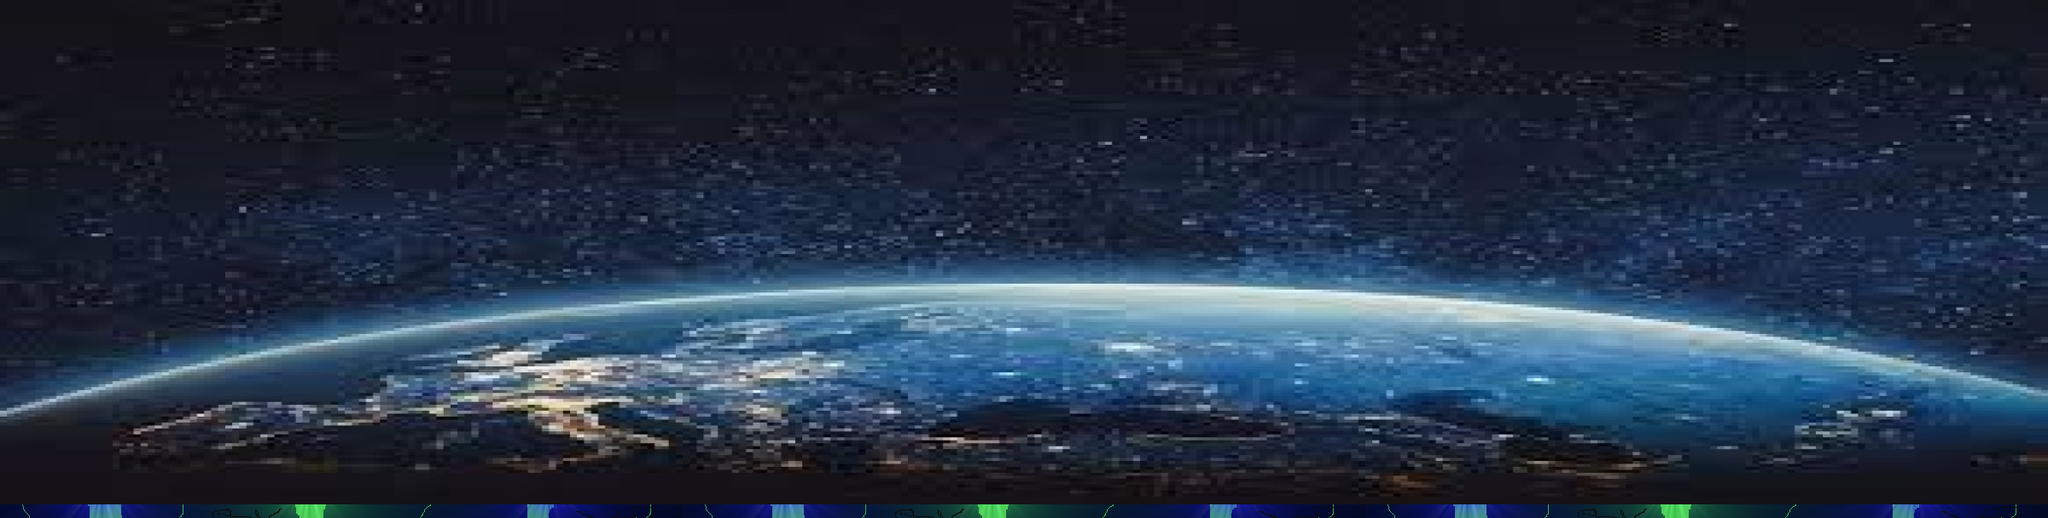

A level layout from a 2D game, rendered from its tile map. Below: a short description, then the map file with tile-grid data replaced by summaries:
An orthogonal 150x38 tile map with 16x16 px tiles, 1 tile layer (tlo), 2 tilesets and 3 objects.

<map version="1.2" tiledversion="1.2.4" orientation="orthogonal" renderorder="right-down" width="150" height="38" tilewidth="16" tileheight="16" infinite="0" nextlayerid="4" nextobjectid="10">
 <tileset firstgid="1" source="spod.tsx" />
 <tileset firstgid="301" source="pobrane.tsx" />
 <layer id="1" name="tlo" width="150" height="38">
  <data>[5700 cells, 5700 non-empty, 5600 distinct tile ids]</data>
 </layer>
 <objectgroup id="2" name="ziemia">
  <object id="3" x="0" y="597.333" width="2394.67" height="9.33333" />
  <object id="6" x="304" y="0" width="12" height="588" />
 </objectgroup>
 <objectgroup id="3" name="player">
  <object id="9" x="1090.67" y="584" />
 </objectgroup>
</map>